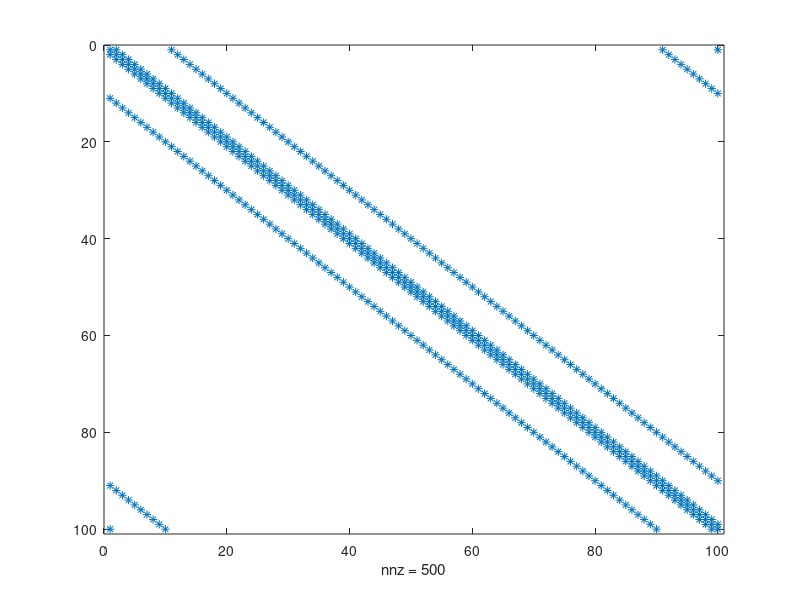

MATLAB code to generate this figure:
% Solving the poisson problem

m = 10; % define grid size
del_x = 1/m; % define grid spacing

alpha = 2; % define coefficient alpha
N = m*m; %number of matrix elements


r = -del_x^2 * randi([0 1], N, 1)   %ones(N,1); 



rows = zeros(5*N,1); cols = zeros(5*N,1); vals = zeros(5*N,1);

for I= 1:N
    ir = mod(I,N) + 1; % i+1, periodic wrap, ir is i right
    il = mod(I-2,N) + 1; % i-1, periodic wrap, il is i left
    ju = mod(I-1+m,N) + 1; % j+1, periodic wrap, ju is j up
    jd = mod(I-1-m,N) + 1; % j-1, periodic wrap, jd is j down
       
    % f_{I+1} + f_{I-1} + f_{I+M} +f_{I-M} - (4 + \alpha^2 * \del{x^2})*f_{I} = \del{x^2}*r_{I}
    % forms the equation above by adding add to the kth row the coefficient
    % of f as vals(k) at the column which is the Ith index of f 
    rows(5 * I - 4:5 * I) = I;
    cols(5 * I - 4:5 * I) = [I ir il ju jd];
    vals(5 * I - 4:5 * I) = [-(4 + alpha ^ 2 * del_x ^ 2) 1 1 1 1];
end



A = sparse(rows, cols, vals, N, N);

spy(A)
fprintf('A is:\n');
disp(full(A))


f = A \ r;

fprintf('f is:\n');
disp(full(f))
